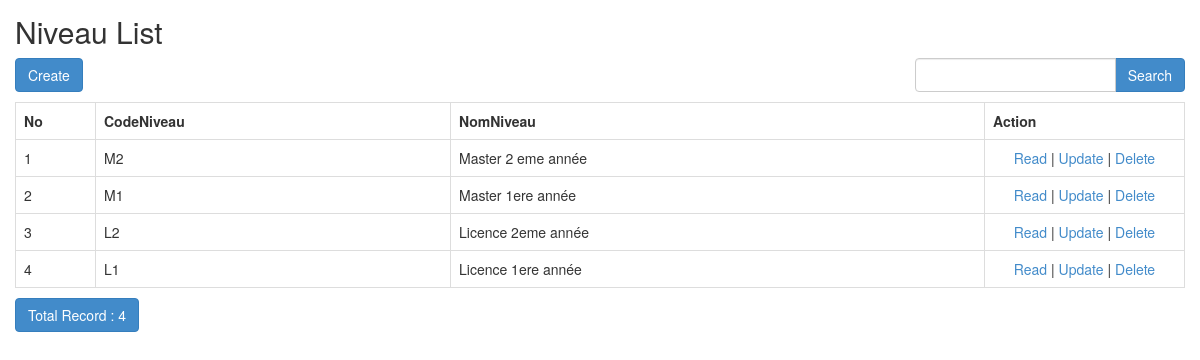
Page /admin/index.php/niveau on the committed database.
### tables this page shows
CREATE TABLE `Niveau` (
  `idNiveau` int(11) NOT NULL,
  `codeNiveau` varchar(254) DEFAULT NULL,
  `nomNiveau` varchar(254) DEFAULT NULL
);

### admin/application/controllers/Niveau.php (called while the page is built, shortened)
<?php
class Niveau extends CI_Controller
{
    function __construct()
    {
        $this->load->model('Niveau_model');
        $this->load->library('form_validation');
    }
    public function index()
    {
        $q = urldecode($this->input->get('q', TRUE));
        $start = intval($this->input->get('start'));
        if ($q <> '') {
            $config['base_url'] = base_url() . 'niveau/index.html?q=' . urlencode($q);
            $config['first_url'] = base_url() . 'niveau/index.html?q=' . urlencode($q);
        } else {
            $config['base_url'] = base_url() . 'niveau/index.html';
            $config['first_url'] = base_url() . 'niveau/index.html';
        }
        $config['per_page'] = 10;
        $config['page_query_string'] = TRUE;
        $config['total_rows'] = $this->Niveau_model->total_rows($q);
        $niveau = $this->Niveau_model->get_limit_data($config['per_page'], $start, $q);
        $this->load->library('pagination');
        $this->pagination->initialize($config);
        $data = array(
            'niveau_data' => $niveau,
            'q' => $q,
            'pagination' => $this->pagination->create_links(),
            'total_rows' => $config['total_rows'],
            'start' => $start,
        );
        $this->load->view('niveau/Niveau_list', $data);
    }
}

### admin/index.php (called while the page is built, shortened)
<?php
require_once BASEPATH.'core/CodeIgniter.php';

### admin/application/config/config.php (called while the page is built, shortened)
<?php
$config['base_url'] = "http://".$_SERVER["HTTP_HOST"].dirname($_SERVER["SCRIPT_NAME"]);
$config['index_page'] = 'index.php';
$config['uri_protocol']	= 'REQUEST_URI';
$config['url_suffix'] = '.shema';
$config['language']	= 'english';
$config['charset'] = 'UTF-8';
$config['enable_hooks'] = FALSE;
$config['subclass_prefix'] = 'MY_';
$config['composer_autoload'] = FALSE;
$config['permitted_uri_chars'] = 'a-z 0-9~%.:_\-';
$config['enable_query_strings'] = FALSE;
$config['controller_trigger'] = 'c';
$config['function_trigger'] = 'm';
$config['directory_trigger'] = 'd';
$config['allow_get_array'] = TRUE;
$config['log_threshold'] = 0;
$config['log_path'] = '';
$config['log_file_extension'] = '';
$config['log_file_permissions'] = 0644;
$config['log_date_format'] = 'Y-m-d H:i:s';
$config['error_views_path'] = '';
$config['cache_path'] = '';
$config['cache_query_string'] = FALSE;
$config['encryption_key'] = '';
$config['sess_driver'] = 'files';
$config['sess_cookie_name'] = 'ci_session';
$config['sess_expiration'] = 7200;
$config['sess_save_path'] = NULL;
$config['sess_match_ip'] = FALSE;
$config['sess_time_to_update'] = 300;
$config['sess_regenerate_destroy'] = FALSE;
$config['cookie_prefix']	= '';
$config['cookie_domain']	= '';
$config['cookie_path']		= '/';
$config['cookie_secure']	= FALSE;
$config['cookie_httponly'] 	= FALSE;
$config['standardize_newlines'] = FALSE;
$config['global_xss_filtering'] = FALSE;
$config['csrf_protection'] = FALSE;
$config['csrf_token_name'] = 'csrf_test_name';
$config['csrf_cookie_name'] = 'csrf_cookie_name';
$config['csrf_expire'] = 7200;
$config['csrf_regenerate'] = TRUE;
$config['csrf_exclude_uris'] = array();
$config['compress_output'] = FALSE;
$config['time_reference'] = 'local';
$config['rewrite_short_tags'] = FALSE;
$config['proxy_ips'] = '';

### admin/application/models/Niveau_model.php (called while the page is built, shortened)
<?php
class Niveau_model extends CI_Model
{
    public $table = 'Niveau';
    public $id = 'idNiveau';
    public $order = 'DESC';
    function total_rows($q = NULL) {
        $this->db->like('idNiveau', $q);
	$this->db->or_like('codeNiveau', $q);
	$this->db->or_like('nomNiveau', $q);
	$this->db->from($this->table);
        return $this->db->count_all_results();
    }
    function get_limit_data($limit, $start = 0, $q = NULL) {
        $this->db->order_by($this->id, $this->order);
        $this->db->like('idNiveau', $q);
	$this->db->or_like('codeNiveau', $q);
	$this->db->or_like('nomNiveau', $q);
	$this->db->limit($limit, $start);
        return $this->db->get($this->table)->result();
    }
}

### admin/application/views/niveau/Niveau_list.php (the view, shortened to what this page needs)
<!doctype html>
<html>
    <head>
        <link rel="stylesheet" href="<?php echo base_url('assets/bootstrap/css/bootstrap.min.css') ?>"/>
    </head>
    <body>
        <h2 style="margin-top:0px">Niveau List</h2>
        <div class="row" style="margin-bottom: 10px">
            <div class="col-md-4">
                <?php echo anchor(site_url('niveau/create'),'Create', 'class="btn btn-primary"'); ?>
            </div>
            <div class="col-md-4 text-center">
            </div>
            <div class="col-md-1 text-right">
            </div>
            <div class="col-md-3 text-right">
                <form action="<?php echo site_url('niveau/index'); ?>" class="form-inline" method="get">
                    <div class="input-group">
                        <input type="text" class="form-control" name="q" value="<?php echo $q; ?>">
                        <span class="input-group-btn">
                          <button class="btn btn-primary" type="submit">Search</button>
                        </span>
                    </div>
                </form>
            </div>
        </div>
        <table class="table table-bordered" style="margin-bottom: 10px">
            <tr>
                <th>No</th>
		<th>CodeNiveau</th>
		<th>NomNiveau</th>
		<th>Action</th>
            </tr><?php
            foreach ($niveau_data as $niveau)
            {
                ?>
                <tr>
			<td width="80px"><?php echo ++$start ?></td>
			<td><?php echo $niveau->codeNiveau ?></td>
			<td><?php echo $niveau->nomNiveau ?></td>
			<td style="text-align:center" width="200px">
				<?php
				echo anchor(site_url('niveau/read/'.$niveau->idNiveau),'Read');
				echo ' | ';
				echo anchor(site_url('niveau/update/'.$niveau->idNiveau),'Update');
				echo ' | ';
				echo anchor(site_url('niveau/delete/'.$niveau->idNiveau),'Delete','onclick="javasciprt: return confirm(\'Are You Sure ?\')"');
				?>
			</td>
		</tr>
                <?php
            }
            ?>
        </table>
        <div class="row">
            <div class="col-md-6">
                <a href="#" class="btn btn-primary">Total Record : <?php echo $total_rows ?></a>
	    </div>
            <div class="col-md-6 text-right">
            </div>
        </div>
    </body>
</html>

### admin/application/views/niveau/Niveau_list.php (style rules this page uses)
body { padding: 15px; }

### rows in the picture
niveau: codeNiveau "M2", nomNiveau "Master 2 eme année", idNiveau "Read", idNiveau "Update", idNiveau "Delete"
niveau: codeNiveau "M1", nomNiveau "Master 1ere année", idNiveau "Read", idNiveau "Update", idNiveau "Delete"
niveau: codeNiveau "L2", nomNiveau "Licence 2eme année", idNiveau "Read", idNiveau "Update", idNiveau "Delete"
niveau: codeNiveau "L1", nomNiveau "Licence 1ere année", idNiveau "Read", idNiveau "Update", idNiveau "Delete"

### other values in the picture
anchor(site_url('niveau/create'),'Create', 'class="btn btn-primary"') "Create"
$total_rows "4"
